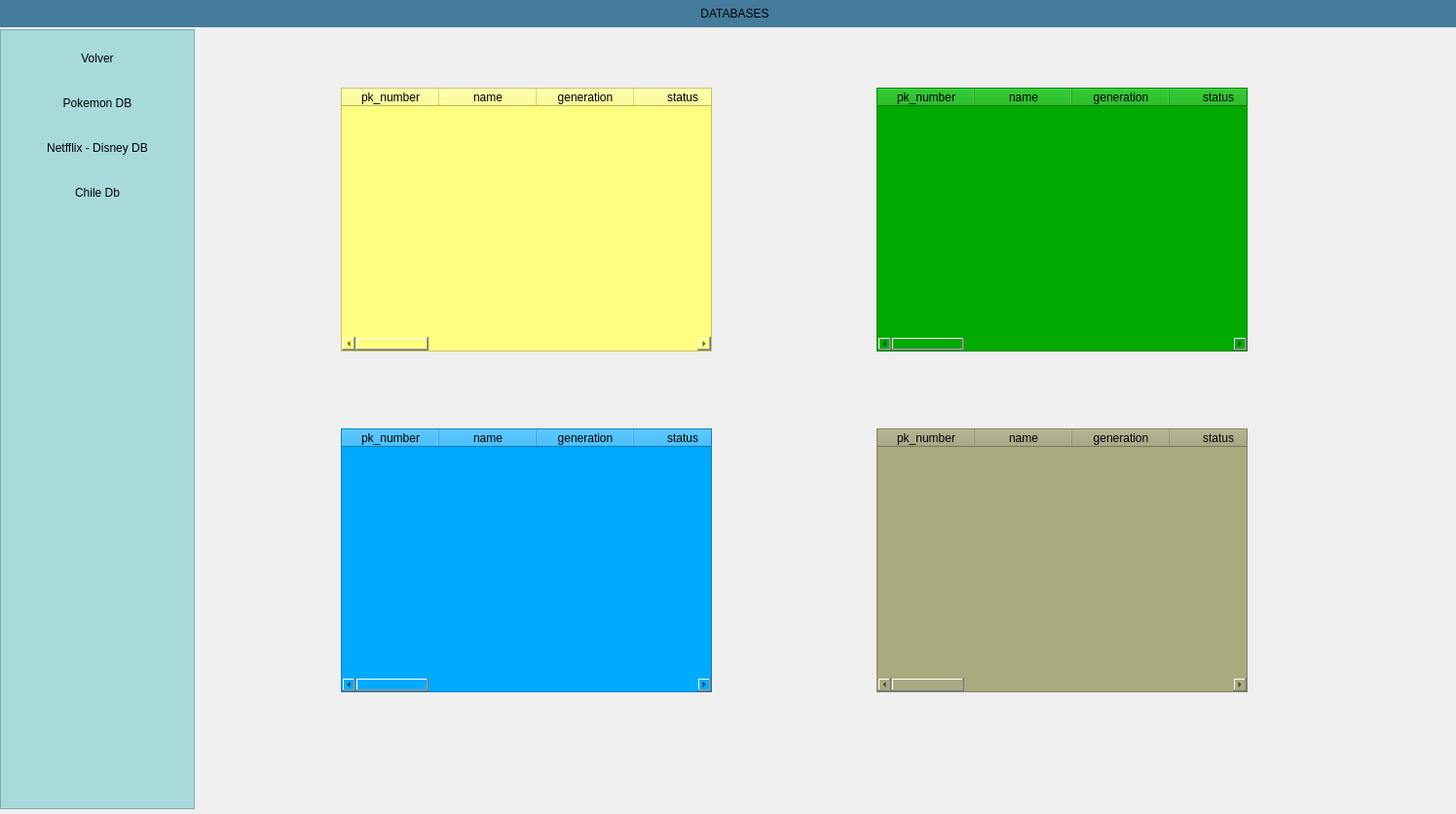
<?xml version="1.0" encoding="UTF-8"?>
<ui version="4.0">
 <class>MainWindow</class>
 <widget class="QMainWindow" name="MainWindow">
  <property name="geometry">
   <rect>
    <x>0</x>
    <y>0</y>
    <width>1495</width>
    <height>836</height>
   </rect>
  </property>
  <property name="windowTitle">
   <string>MainWindow</string>
  </property>
  <widget class="QWidget" name="centralwidget">
   <widget class="QPushButton" name="btn_menu">
    <property name="geometry">
     <rect>
      <x>0</x>
      <y>0</y>
      <width>1509</width>
      <height>28</height>
     </rect>
    </property>
    <property name="minimumSize">
     <size>
      <width>0</width>
      <height>0</height>
     </size>
    </property>
    <property name="maximumSize">
     <size>
      <width>16777215</width>
      <height>16777215</height>
     </size>
    </property>
    <property name="layoutDirection">
     <enum>Qt::LeftToRight</enum>
    </property>
    <property name="styleSheet">
     <string notr="true">QPushButton{
background-color:#457b9d;
font:87 12pt&quot;Arial Black&quot;;
border-radius:0px;
}

</string>
    </property>
    <property name="text">
     <string>DATABASES</string>
    </property>
    <property name="icon">
     <iconset>
      <normaloff>../../../Imagenes/bars-solid.svg</normaloff>../../../Imagenes/bars-solid.svg</iconset>
    </property>
   </widget>
   <widget class="QFrame" name="Frame_Inferior_Izq">
    <property name="geometry">
     <rect>
      <x>0</x>
      <y>30</y>
      <width>200</width>
      <height>801</height>
     </rect>
    </property>
    <property name="minimumSize">
     <size>
      <width>200</width>
      <height>0</height>
     </size>
    </property>
    <property name="maximumSize">
     <size>
      <width>200</width>
      <height>16777215</height>
     </size>
    </property>
    <property name="styleSheet">
     <string notr="true">QFrame{
background-color:#a8dadc;}

QPushButton{
background-color:#a8dadc;
border-top-left-radius: 20px;
border-bottom-left-radius: 20px;
font: 75 12pt &quot;Arial Narrow&quot;;
}
QPushButton:hover{
background-color:#a8dadc;
border-top-left-radius:20px;
border-bottom-left-radius:20px;
font: 75 12pt&quot;Arial Narrow&quot;;
}</string>
    </property>
    <property name="frameShape">
     <enum>QFrame::StyledPanel</enum>
    </property>
    <property name="frameShadow">
     <enum>QFrame::Raised</enum>
    </property>
    <layout class="QVBoxLayout" name="verticalLayout_3">
     <item>
      <widget class="QPushButton" name="pushButton_6">
       <property name="minimumSize">
        <size>
         <width>0</width>
         <height>40</height>
        </size>
       </property>
       <property name="maximumSize">
        <size>
         <width>16777215</width>
         <height>40</height>
        </size>
       </property>
       <property name="styleSheet">
        <string notr="true">QFrame{
background-color:#a8dadc;}

QPushButton{
background-color:#a8dadc;
border-top-left-radius: 20px;
border-bottom-left-radius: 20px;
font: 75 12pt &quot;Arial Narrow&quot;;
}
QPushButton:hover{
background-color:#f1faee;
border-top-left-radius:20px;
border-bottom-left-radius:20px;
font: 75 12pt&quot;Arial Narrow&quot;;
}
</string>
       </property>
       <property name="text">
        <string>Volver</string>
       </property>
       <property name="icon">
        <iconset>
         <normaloff>../../../Imagenes/pencil-ruler-solid.svg</normaloff>../../../Imagenes/pencil-ruler-solid.svg</iconset>
       </property>
      </widget>
     </item>
     <item>
      <widget class="QPushButton" name="pushButton_7">
       <property name="minimumSize">
        <size>
         <width>0</width>
         <height>40</height>
        </size>
       </property>
       <property name="maximumSize">
        <size>
         <width>16777215</width>
         <height>40</height>
        </size>
       </property>
       <property name="styleSheet">
        <string notr="true">QFrame{
background-color:#a8dadc;}

QPushButton{
background-color:#a8dadc;
border-top-left-radius: 20px;
border-bottom-left-radius: 20px;
font: 75 12pt &quot;Arial Narrow&quot;;
}
QPushButton:hover{
background-color:#f1faee;
border-top-left-radius:20px;
border-bottom-left-radius:20px;
font: 75 12pt&quot;Arial Narrow&quot;;
}
</string>
       </property>
       <property name="text">
        <string>Pokemon DB</string>
       </property>
       <property name="icon">
        <iconset>
         <normaloff>../../../Imagenes/pencil-ruler-solid.svg</normaloff>../../../Imagenes/pencil-ruler-solid.svg</iconset>
       </property>
      </widget>
     </item>
     <item>
      <widget class="QPushButton" name="pushButton_8">
       <property name="minimumSize">
        <size>
         <width>0</width>
         <height>40</height>
        </size>
       </property>
       <property name="maximumSize">
        <size>
         <width>16777215</width>
         <height>40</height>
        </size>
       </property>
       <property name="styleSheet">
        <string notr="true">QFrame{
background-color:#a8dadc;}

QPushButton{
background-color:#a8dadc;
border-top-left-radius: 20px;
border-bottom-left-radius: 20px;
font: 75 12pt &quot;Arial Narrow&quot;;
}
QPushButton:hover{
background-color:#f1faee;
border-top-left-radius:20px;
border-bottom-left-radius:20px;
font: 75 12pt&quot;Arial Narrow&quot;;
}
</string>
       </property>
       <property name="text">
        <string>Netfflix - Disney DB</string>
       </property>
       <property name="icon">
        <iconset>
         <normaloff>../../../Imagenes/pencil-ruler-solid.svg</normaloff>../../../Imagenes/pencil-ruler-solid.svg</iconset>
       </property>
      </widget>
     </item>
     <item>
      <widget class="QPushButton" name="pushButton_9">
       <property name="minimumSize">
        <size>
         <width>0</width>
         <height>40</height>
        </size>
       </property>
       <property name="maximumSize">
        <size>
         <width>16777215</width>
         <height>40</height>
        </size>
       </property>
       <property name="styleSheet">
        <string notr="true">QFrame{
background-color:#a8dadc;}

QPushButton{
background-color:#a8dadc;
border-top-left-radius: 20px;
border-bottom-left-radius: 20px;
font: 75 12pt &quot;Arial Narrow&quot;;
}
QPushButton:hover{
background-color:#f1faee;
border-top-left-radius:20px;
border-bottom-left-radius:20px;
font: 75 12pt&quot;Arial Narrow&quot;;
}
</string>
       </property>
       <property name="text">
        <string>Chile Db</string>
       </property>
       <property name="icon">
        <iconset>
         <normaloff>../../../Imagenes/pencil-ruler-solid.svg</normaloff>../../../Imagenes/pencil-ruler-solid.svg</iconset>
       </property>
      </widget>
     </item>
     <item>
      <spacer name="verticalSpacer">
       <property name="orientation">
        <enum>Qt::Vertical</enum>
       </property>
       <property name="sizeHint" stdset="0">
        <size>
         <width>20</width>
         <height>194</height>
        </size>
       </property>
      </spacer>
     </item>
    </layout>
   </widget>
   <widget class="QTableWidget" name="Pajs">
    <property name="geometry">
     <rect>
      <x>350</x>
      <y>90</y>
      <width>381</width>
      <height>271</height>
     </rect>
    </property>
    <property name="styleSheet">
     <string notr="true">background-color: rgb(255, 255, 127);</string>
    </property>
    <column>
     <property name="text">
      <string>pk_number</string>
     </property>
    </column>
    <column>
     <property name="text">
      <string>name</string>
     </property>
    </column>
    <column>
     <property name="text">
      <string>generation</string>
     </property>
    </column>
    <column>
     <property name="text">
      <string>status</string>
     </property>
    </column>
    <column>
     <property name="text">
      <string>species</string>
     </property>
    </column>
    <column>
     <property name="text">
      <string>number_type</string>
     </property>
    </column>
    <column>
     <property name="text">
      <string>type_1</string>
     </property>
    </column>
    <column>
     <property name="text">
      <string>type_2</string>
     </property>
    </column>
    <column>
     <property name="text">
      <string>height</string>
     </property>
    </column>
    <column>
     <property name="text">
      <string>weight</string>
     </property>
    </column>
    <column>
     <property name="text">
      <string>n_abilities</string>
     </property>
    </column>
    <column>
     <property name="text">
      <string>abilities_1</string>
     </property>
    </column>
    <column>
     <property name="text">
      <string>abilities_2</string>
     </property>
    </column>
    <column>
     <property name="text">
      <string>abilities_hidden</string>
     </property>
    </column>
   </widget>
   <widget class="QTableWidget" name="Pajs_2">
    <property name="geometry">
     <rect>
      <x>350</x>
      <y>440</y>
      <width>381</width>
      <height>271</height>
     </rect>
    </property>
    <property name="styleSheet">
     <string notr="true">background-color: rgb(0, 170, 255);</string>
    </property>
    <column>
     <property name="text">
      <string>pk_number</string>
     </property>
    </column>
    <column>
     <property name="text">
      <string>name</string>
     </property>
    </column>
    <column>
     <property name="text">
      <string>generation</string>
     </property>
    </column>
    <column>
     <property name="text">
      <string>status</string>
     </property>
    </column>
    <column>
     <property name="text">
      <string>species</string>
     </property>
    </column>
    <column>
     <property name="text">
      <string>number_type</string>
     </property>
    </column>
    <column>
     <property name="text">
      <string>type_1</string>
     </property>
    </column>
    <column>
     <property name="text">
      <string>type_2</string>
     </property>
    </column>
    <column>
     <property name="text">
      <string>height</string>
     </property>
    </column>
    <column>
     <property name="text">
      <string>weight</string>
     </property>
    </column>
    <column>
     <property name="text">
      <string>n_abilities</string>
     </property>
    </column>
    <column>
     <property name="text">
      <string>abilities_1</string>
     </property>
    </column>
    <column>
     <property name="text">
      <string>abilities_2</string>
     </property>
    </column>
    <column>
     <property name="text">
      <string>abilities_hidden</string>
     </property>
    </column>
   </widget>
   <widget class="QTableWidget" name="Pajs_3">
    <property name="geometry">
     <rect>
      <x>900</x>
      <y>90</y>
      <width>381</width>
      <height>271</height>
     </rect>
    </property>
    <property name="styleSheet">
     <string notr="true">background-color: rgb(0, 170, 0);</string>
    </property>
    <column>
     <property name="text">
      <string>pk_number</string>
     </property>
    </column>
    <column>
     <property name="text">
      <string>name</string>
     </property>
    </column>
    <column>
     <property name="text">
      <string>generation</string>
     </property>
    </column>
    <column>
     <property name="text">
      <string>status</string>
     </property>
    </column>
    <column>
     <property name="text">
      <string>species</string>
     </property>
    </column>
    <column>
     <property name="text">
      <string>number_type</string>
     </property>
    </column>
    <column>
     <property name="text">
      <string>type_1</string>
     </property>
    </column>
    <column>
     <property name="text">
      <string>type_2</string>
     </property>
    </column>
    <column>
     <property name="text">
      <string>height</string>
     </property>
    </column>
    <column>
     <property name="text">
      <string>weight</string>
     </property>
    </column>
    <column>
     <property name="text">
      <string>n_abilities</string>
     </property>
    </column>
    <column>
     <property name="text">
      <string>abilities_1</string>
     </property>
    </column>
    <column>
     <property name="text">
      <string>abilities_2</string>
     </property>
    </column>
    <column>
     <property name="text">
      <string>abilities_hidden</string>
     </property>
    </column>
   </widget>
   <widget class="QTableWidget" name="Pajs_4">
    <property name="geometry">
     <rect>
      <x>900</x>
      <y>440</y>
      <width>381</width>
      <height>271</height>
     </rect>
    </property>
    <property name="styleSheet">
     <string notr="true">background-color: rgb(170, 170, 127);</string>
    </property>
    <column>
     <property name="text">
      <string>pk_number</string>
     </property>
    </column>
    <column>
     <property name="text">
      <string>name</string>
     </property>
    </column>
    <column>
     <property name="text">
      <string>generation</string>
     </property>
    </column>
    <column>
     <property name="text">
      <string>status</string>
     </property>
    </column>
    <column>
     <property name="text">
      <string>species</string>
     </property>
    </column>
    <column>
     <property name="text">
      <string>number_type</string>
     </property>
    </column>
    <column>
     <property name="text">
      <string>type_1</string>
     </property>
    </column>
    <column>
     <property name="text">
      <string>type_2</string>
     </property>
    </column>
    <column>
     <property name="text">
      <string>height</string>
     </property>
    </column>
    <column>
     <property name="text">
      <string>weight</string>
     </property>
    </column>
    <column>
     <property name="text">
      <string>n_abilities</string>
     </property>
    </column>
    <column>
     <property name="text">
      <string>abilities_1</string>
     </property>
    </column>
    <column>
     <property name="text">
      <string>abilities_2</string>
     </property>
    </column>
    <column>
     <property name="text">
      <string>abilities_hidden</string>
     </property>
    </column>
   </widget>
   <widget class="QLabel" name="label">
    <property name="geometry">
     <rect>
      <x>200</x>
      <y>30</y>
      <width>1291</width>
      <height>801</height>
     </rect>
    </property>
    <property name="styleSheet">
     <string notr="true">border-image: url(:/newPrefix/wp2468077.jpg);</string>
    </property>
    <property name="text">
     <string/>
    </property>
    <property name="scaledContents">
     <bool>true</bool>
    </property>
   </widget>
   <zorder>label</zorder>
   <zorder>btn_menu</zorder>
   <zorder>Frame_Inferior_Izq</zorder>
   <zorder>Pajs</zorder>
   <zorder>Pajs_2</zorder>
   <zorder>Pajs_3</zorder>
   <zorder>Pajs_4</zorder>
  </widget>
 </widget>
 <resources>
  <include location="Historia Edicion.qrc"/>
 </resources>
 <connections/>
</ui>
